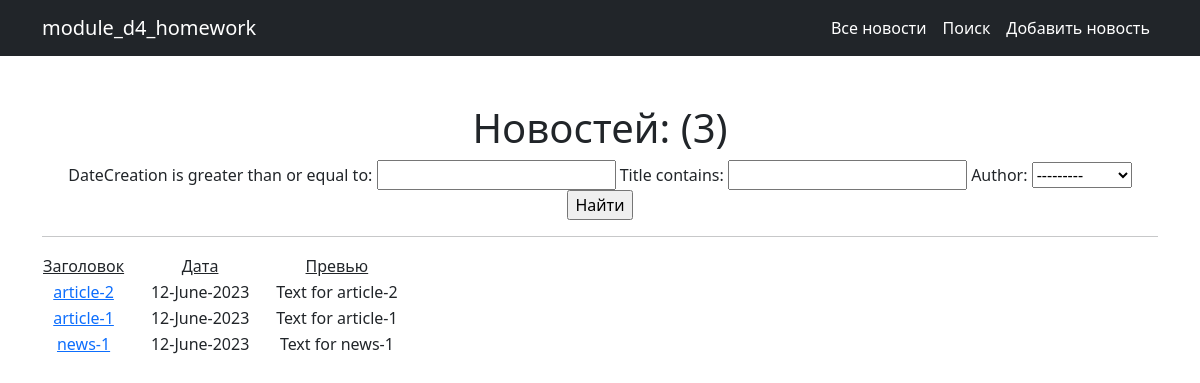
Before: /news/search with the older database file.
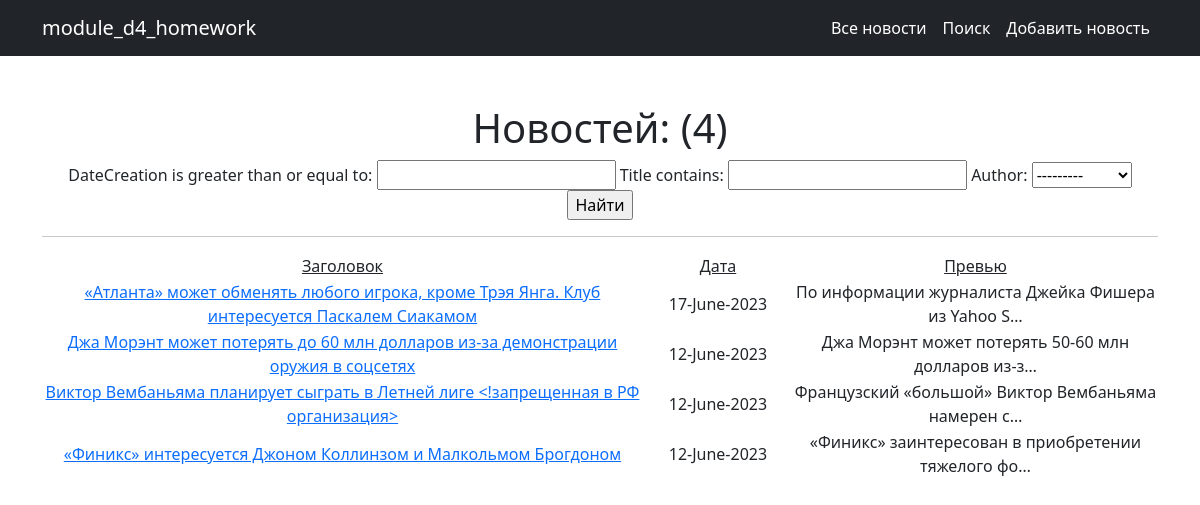
After: the same page with the newer database file.
### news/models.py (models this page shows, shortened)
class Post(models.Model):
    news = 'NW'
    article = 'AR'
    TYPES = [
        (news, 'Новость'),
        (article, 'Статья'),
    ]
    author = models.ForeignKey(Author, on_delete=models.CASCADE)
    categoryType = models.CharField(max_length=2, choices=TYPES, default=news)
    dateCreation = models.DateTimeField(auto_now_add=True)
    postCategory = models.ManyToManyField(Category, through='PostCategory')
    title = models.CharField(max_length=128)
    text = models.TextField()
    rating = models.SmallIntegerField(default=0)

### news/views.py (the view, shortened to what this page needs)
# urls.py: path('search', SearchList.as_view(), name='search'),
class SearchList(ListView):
    model = Post
    template_name = 'search.html'
    context_object_name = 'news'
    queryset = Post.objects.order_by('-id')
    paginate_by = 10
    form_class = PostForm
    def get_context_data(self, **kwargs):
        context = super().get_context_data(**kwargs)
        context['filter'] = NewsFilter(self.request.GET, queryset=self.get_queryset())
        context['form'] = PostForm()
        return context

### news/forms.py
class PostForm(ModelForm):
    class Meta:
        model = Post
        fields = ['author', 'categoryType', 'postCategory', 'title', 'text']

### news/models.py (called while the page is built)
    def __str__(self):
        return self.authorUser.username

### news/templatetags/custom_filters.py (called while the page is built)
@register.filter(name='censor')
def censor(text):
    forbidden_vocabulary = ['nba', 'нба']
    for i in forbidden_vocabulary:
        text = text.replace(i, '<!запрещенная в РФ организация>')
        text = text.replace(i.upper(), '<!запрещенная в РФ организация>')
    return text

### templates/search.html (shortened to what this page needs)
{% extends 'flatpages/default.html' %}
{% load custom_filters %}
{% block content %}
<h1>Новостей: ({{ news|length }})</h1>
<form method="get">
    {{ filter.form }}
    <input type="submit" value="Найти">
</form>
<hr>
{% if news %}
    <table>
        <tr>
            <td><u>Заголовок</u></td>
            <td width="150"><u>Дата</u></td>
            <td><u>Превью</u></td>
        </tr>
    {% for det_news in filter.qs %}
        <tr>
            <td>
                <a href="{% url 'news_detail' det_news.id %}">{{ det_news.title|censor }}</a>
            </td>
            <td>{{ det_news.dateCreation|date:'d-N-Y' }}</td>
            <td>{{ det_news.text|censor|truncatechars:50 }}</td>
        </tr>
    {% endfor %}
    </table>
{% else %}
    <h2>Новостей нет!</h2>
{% endif %}
{% endblock content %}

Changed rows visible on the page:
added Post: title|censor "«Атланта» может обменять любого игрока, кроме Трэя Янга. Клуб интересуется Паскалем Сиакамом", dateCreation "17-June-2023", text|censor "По информации журналиста Джейка Фишера из Yahoo S…"
changed Post: title|censor "article-2" → "Джа Морэнт может потерять до 60 млн долларов из-за демонстрации оружия в соцсетях"; text|censor "Text for article-2" → "Джа Морэнт может потерять 50-60 млн долларов из-з…"
changed Post: title|censor "article-1" → "Виктор Вембаньяма планирует сыграть в Летней лиге <!запрещенная в РФ организация>"; text|censor "Text for article-1" → "Французский «большой» Виктор Вембаньяма намерен с…"
changed Post: title|censor "news-1" → "«Финикс» интересуется Джоном Коллинзом и Малкольмом Брогдоном"; text|censor "Text for news-1" → "«Финикс» заинтересован в приобретении тяжелого фо…"
Other visible differences:
{{ news|length }}: "3" → "4"
